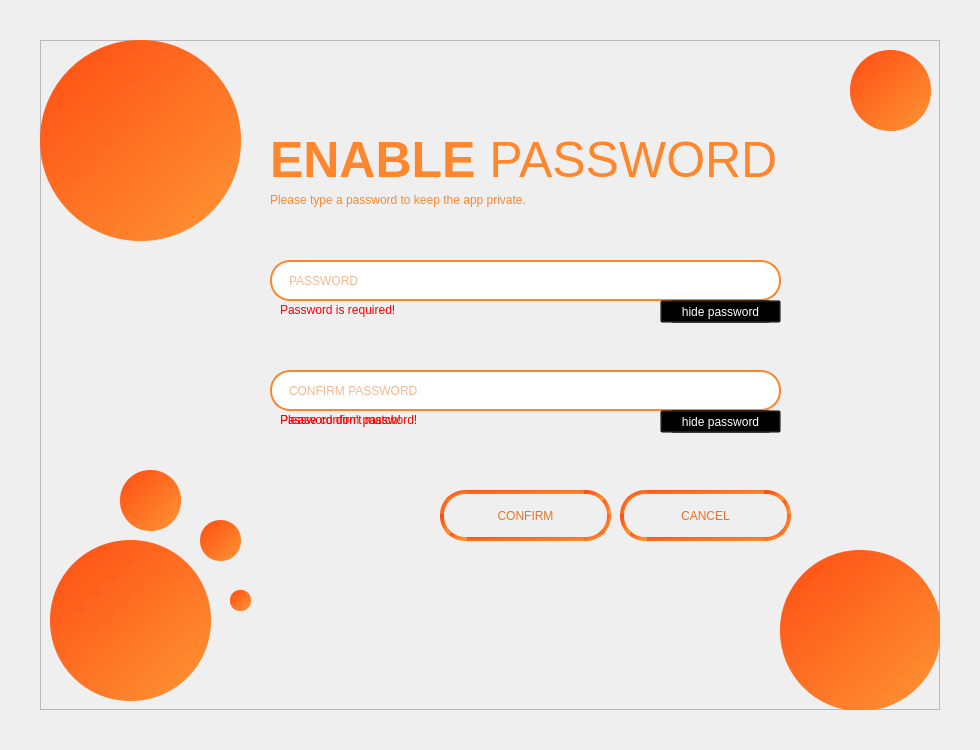
                   <widget class="QWidget" name="enable">
                    <property name="styleSheet">
                     <string notr="true">*{
font: 20pt &quot;Calibri&quot;;
}</string>
                    </property>
                    <layout class="QGridLayout" name="gridLayout_12">
                     <property name="leftMargin">
                      <number>0</number>
                     </property>
                     <property name="topMargin">
                      <number>0</number>
                     </property>
                     <property name="rightMargin">
                      <number>0</number>
                     </property>
                     <property name="bottomMargin">
                      <number>0</number>
                     </property>
                     <property name="spacing">
                      <number>0</number>
                     </property>
                     <item row="0" column="0">
                      <layout class="QGridLayout" name="gridLayout_11">
                       <property name="spacing">
                        <number>0</number>
                       </property>
                       <item row="1" column="0">
                        <spacer name="horizontalSpacer_5">
                         <property name="orientation">
                          <enum>Qt::Horizontal</enum>
                         </property>
                         <property name="sizeHint" stdset="0">
                          <size>
                           <width>40</width>
                           <height>20</height>
                          </size>
                         </property>
                        </spacer>
                       </item>
                       <item row="0" column="1">
                        <spacer name="verticalSpacer_6">
                         <property name="orientation">
                          <enum>Qt::Vertical</enum>
                         </property>
                         <property name="sizeHint" stdset="0">
                          <size>
                           <width>20</width>
                           <height>40</height>
                          </size>
                         </property>
                        </spacer>
                       </item>
                       <item row="1" column="2">
                        <spacer name="horizontalSpacer_6">
                         <property name="orientation">
                          <enum>Qt::Horizontal</enum>
                         </property>
                         <property name="sizeHint" stdset="0">
                          <size>
                           <width>40</width>
                           <height>20</height>
                          </size>
                         </property>
                        </spacer>
                       </item>
                       <item row="2" column="1">
                        <spacer name="verticalSpacer_7">
                         <property name="orientation">
                          <enum>Qt::Vertical</enum>
                         </property>
                         <property name="sizeHint" stdset="0">
                          <size>
                           <width>20</width>
                           <height>40</height>
                          </size>
                         </property>
                        </spacer>
                       </item>
                       <item row="1" column="1">
                        <widget class="QFrame" name="frame_6">
                         <property name="minimumSize">
                          <size>
                           <width>900</width>
                           <height>670</height>
                          </size>
                         </property>
                         <property name="frameShape">
                          <enum>QFrame::StyledPanel</enum>
                         </property>
                         <property name="frameShadow">
                          <enum>QFrame::Raised</enum>
                         </property>
                         <widget class="QLabel" name="label_21">
                          <property name="geometry">
                           <rect>
                            <x>810</x>
                            <y>10</y>
                            <width>81</width>
                            <height>81</height>
                           </rect>
                          </property>
                          <property name="styleSheet">
                           <string notr="true">background-color: qlineargradient(spread:pad, x1:0.051, y1:0, x2:1, y2:1, stop:0 rgba(255, 78, 19, 255), stop:0.931818 rgba(254, 145, 50, 255));
border-radius: 40px;</string>
                          </property>
                          <property name="text">
                           <string/>
                          </property>
                         </widget>
                         <widget class="QLabel" name="label_13">
                          <property name="geometry">
                           <rect>
                            <x>0</x>
                            <y>0</y>
                            <width>201</width>
                            <height>201</height>
                           </rect>
                          </property>
                          <property name="styleSheet">
                           <string notr="true">background-color: qlineargradient(spread:pad, x1:0.051, y1:0, x2:1, y2:1, stop:0 rgba(255, 78, 19, 255), stop:0.931818 rgba(254, 145, 50, 255));
border-radius: 100px;</string>
                          </property>
                          <property name="text">
                           <string/>
                          </property>
                         </widget>
                         <widget class="QLabel" name="label_14">
                          <property name="geometry">
                           <rect>
                            <x>740</x>
                            <y>510</y>
                            <width>161</width>
                            <height>161</height>
                           </rect>
                          </property>
                          <property name="styleSheet">
                           <string notr="true">background-color: qlineargradient(spread:pad, x1:0.051, y1:0, x2:1, y2:1, stop:0 rgba(255, 78, 19, 255), stop:0.931818 rgba(254, 145, 50, 255));
border-radius: 80px;</string>
                          </property>
                          <property name="text">
                           <string/>
                          </property>
                         </widget>
                         <widget class="QLabel" name="label_22">
                          <property name="geometry">
                           <rect>
                            <x>10</x>
                            <y>500</y>
                            <width>161</width>
                            <height>161</height>
                           </rect>
                          </property>
                          <property name="styleSheet">
                           <string notr="true">background-color: qlineargradient(spread:pad, x1:0.051, y1:0, x2:1, y2:1, stop:0 rgba(255, 78, 19, 255), stop:0.931818 rgba(254, 145, 50, 255));
border-radius: 80px;</string>
                          </property>
                          <property name="text">
                           <string/>
                          </property>
                         </widget>
                         <widget class="QLabel" name="label_23">
                          <property name="geometry">
                           <rect>
                            <x>80</x>
                            <y>430</y>
                            <width>61</width>
                            <height>61</height>
                           </rect>
                          </property>
                          <property name="styleSheet">
                           <string notr="true">background-color: qlineargradient(spread:pad, x1:0.051, y1:0, x2:1, y2:1, stop:0 rgba(255, 78, 19, 255), stop:0.931818 rgba(254, 145, 50, 255));
border-radius: 30px;</string>
                          </property>
                          <property name="text">
                           <string/>
                          </property>
                         </widget>
                         <widget class="QLabel" name="label_15">
                          <property name="geometry">
                           <rect>
                            <x>160</x>
                            <y>480</y>
                            <width>41</width>
                            <height>41</height>
                           </rect>
                          </property>
                          <property name="styleSheet">
                           <string notr="true">background-color: qlineargradient(spread:pad, x1:0.051, y1:0, x2:1, y2:1, stop:0 rgba(255, 78, 19, 255), stop:0.931818 rgba(254, 145, 50, 255));
border-radius: 20px;</string>
                          </property>
                          <property name="text">
                           <string/>
                          </property>
                         </widget>
                         <widget class="QLabel" name="label_17">
                          <property name="geometry">
                           <rect>
                            <x>190</x>
                            <y>550</y>
                            <width>21</width>
                            <height>21</height>
                           </rect>
                          </property>
                          <property name="styleSheet">
                           <string notr="true">background-color: qlineargradient(spread:pad, x1:0.051, y1:0, x2:1, y2:1, stop:0 rgba(255, 78, 19, 255), stop:0.931818 rgba(254, 145, 50, 255));
border-radius: 10px;</string>
                          </property>
                          <property name="text">
                           <string/>
                          </property>
                         </widget>
                         <widget class="QLabel" name="label_16">
                          <property name="geometry">
                           <rect>
                            <x>230</x>
                            <y>90</y>
                            <width>511</width>
                            <height>61</height>
                           </rect>
                          </property>
                          <property name="styleSheet">
                           <string notr="true">color: rgb(254, 135, 45);
font-size: 50px;</string>
                          </property>
                          <property name="text">
                           <string>&lt;html&gt;&lt;head/&gt;&lt;body&gt;&lt;p&gt;&lt;span style=&quot; font-weight:600;&quot;&gt;ENABLE&lt;/span&gt; PASSWORD&lt;/p&gt;&lt;/body&gt;&lt;/html&gt;</string>
                          </property>
                         </widget>
                         <widget class="QLabel" name="label_18">
                          <property name="geometry">
                           <rect>
                            <x>230</x>
                            <y>140</y>
                            <width>541</width>
                            <height>41</height>
                           </rect>
                          </property>
                          <property name="styleSheet">
                           <string notr="true">color: rgb(254, 135, 45);
</string>
                          </property>
                          <property name="text">
                           <string>&lt;html&gt;&lt;head/&gt;&lt;body&gt;&lt;p&gt;Please type a password to keep the app private.&lt;/p&gt;&lt;/body&gt;&lt;/html&gt;</string>
                          </property>
                         </widget>
                         <widget class="QLineEdit" name="lineEdit_2">
                          <property name="geometry">
                           <rect>
                            <x>230</x>
                            <y>220</y>
                            <width>511</width>
                            <height>41</height>
                           </rect>
                          </property>
                          <property name="styleSheet">
                           <string notr="true">border: 2px solid rgb(254, 133, 44);
color: rgb(230, 116, 38);
border-radius: 20px;
padding-left: 15px;</string>
                          </property>
                          <property name="echoMode">
                           <enum>QLineEdit::Password</enum>
                          </property>
                          <property name="placeholderText">
                           <string>PASSWORD</string>
                          </property>
                          <property name="clearButtonEnabled">
                           <bool>true</bool>
                          </property>
                         </widget>
                         <widget class="QLineEdit" name="lineEdit_3">
                          <property name="geometry">
                           <rect>
                            <x>230</x>
                            <y>330</y>
                            <width>511</width>
                            <height>41</height>
                           </rect>
                          </property>
                          <property name="styleSheet">
                           <string notr="true">border: 2px solid rgb(254, 133, 44);
color: rgb(230, 116, 38);
border-radius: 20px;
padding-left: 15px;</string>
                          </property>
                          <property name="echoMode">
                           <enum>QLineEdit::Password</enum>
                          </property>
                          <property name="placeholderText">
                           <string>CONFIRM PASSWORD</string>
                          </property>
                          <property name="clearButtonEnabled">
                           <bool>true</bool>
                          </property>
                         </widget>
                         <widget class="QLabel" name="label_19">
                          <property name="geometry">
                           <rect>
                            <x>240</x>
                            <y>250</y>
                            <width>141</width>
                            <height>41</height>
                           </rect>
                          </property>
                          <property name="styleSheet">
                           <string notr="true">background: transparent;
color: rgb(255, 0, 0);
font: 10pt &quot;Nirmala UI&quot;;</string>
                          </property>
                          <property name="text">
                           <string>&lt;html&gt;&lt;head/&gt;&lt;body&gt;&lt;p&gt;Password is required!&lt;/p&gt;&lt;/body&gt;&lt;/html&gt;</string>
                          </property>
                         </widget>
                         <widget class="QLabel" name="label_20">
                          <property name="geometry">
                           <rect>
                            <x>240</x>
                            <y>360</y>
                            <width>161</width>
                            <height>41</height>
                           </rect>
                          </property>
                          <property name="styleSheet">
                           <string notr="true">background: transparent;
color: rgb(255, 0, 0);
font: 10pt &quot;Nirmala UI&quot;;</string>
                          </property>
                          <property name="text">
                           <string>&lt;html&gt;&lt;head/&gt;&lt;body&gt;&lt;p&gt;Please confirm password!&lt;/p&gt;&lt;/body&gt;&lt;/html&gt;</string>
                          </property>
                         </widget>
                         <widget class="QLabel" name="label_24">
                          <property name="geometry">
                           <rect>
                            <x>240</x>
                            <y>370</y>
                            <width>161</width>
                            <height>21</height>
                           </rect>
                          </property>
                          <property name="styleSheet">
                           <string notr="true">background: transparent;
color: rgb(255, 0, 0);
font: 10pt &quot;Nirmala UI&quot;;</string>
                          </property>
                          <property name="text">
                           <string>&lt;html&gt;&lt;head/&gt;&lt;body&gt;&lt;p&gt;Password don't match!&lt;/p&gt;&lt;/body&gt;&lt;/html&gt;</string>
                          </property>
                         </widget>
                         <widget class="QPushButton" name="pushButton_14">
                          <property name="geometry">
                           <rect>
                            <x>630</x>
                            <y>260</y>
                            <width>101</width>
                            <height>23</height>
                           </rect>
                          </property>
                          <property name="styleSheet">
                           <string notr="true">QPushButton {
background: transparent;
color: rgb(255, 255, 255);
font: 10pt &quot;Nirmala UI&quot;;}

QPushButton::hover {
color: rgb(254, 137, 46)
}</string>
                          </property>
                          <property name="text">
                           <string>show password</string>
                          </property>
                         </widget>
                         <widget class="QPushButton" name="pushButton_15">
                          <property name="geometry">
                           <rect>
                            <x>630</x>
                            <y>370</y>
                            <width>101</width>
                            <height>23</height>
                           </rect>
                          </property>
                          <property name="styleSheet">
                           <string notr="true">QPushButton {
background: transparent;
color: rgb(255, 255, 255);
font: 10pt &quot;Nirmala UI&quot;;}

QPushButton::hover {
color: rgb(254, 137, 46)
}</string>
                          </property>
                          <property name="text">
                           <string>show password</string>
                          </property>
                         </widget>
                         <widget class="QPushButton" name="pushButton_16">
                          <property name="geometry">
                           <rect>
                            <x>620</x>
                            <y>260</y>
                            <width>121</width>
                            <height>23</height>
                           </rect>
                          </property>
                          <property name="styleSheet">
                           <string notr="true">QPushButton {
background: transparent;
color: rgb(255, 255, 255);
font: 10pt &quot;Nirmala UI&quot;;}

QPushButton::hover {
color: rgb(254, 137, 46)
}</string>
                          </property>
                          <property name="text">
                           <string>hide password</string>
                          </property>
                         </widget>
                         <widget class="QPushButton" name="pushButton_17">
                          <property name="geometry">
                           <rect>
                            <x>620</x>
                            <y>370</y>
                            <width>121</width>
                            <height>23</height>
                           </rect>
                          </property>
                          <property name="styleSheet">
                           <string notr="true">QPushButton {
background: transparent;
color: rgb(255, 255, 255);
font: 10pt &quot;Nirmala UI&quot;;}

QPushButton::hover {
color: rgb(254, 137, 46)
}</string>
                          </property>
                          <property name="text">
                           <string>hide password</string>
                          </property>
                         </widget>
                         <widget class="QPushButton" name="pushButton_18">
                          <property name="geometry">
                           <rect>
                            <x>400</x>
                            <y>450</y>
                            <width>171</width>
                            <height>51</height>
                           </rect>
                          </property>
                          <property name="styleSheet">
                           <string notr="true">QPushButton {border: 3.5px solid qlineargradient(spread:pad, x1:0.051, y1:0, x2:1, y2:1, stop:0 rgba(255, 78, 19, 255), stop:0.931818 rgba(254, 145, 50, 255));
color: rgb(230, 116, 38);
border-radius: 25px;
font: 75 12pt &quot;MS Shell Dlg 2&quot;;
}
QPushButton::hover {
	
	color: rgb(0, 0, 0);
	background-color: rgb(25, 255, 0);

}</string>
                          </property>
                          <property name="text">
                           <string>CONFIRM</string>
                          </property>
                         </widget>
                         <widget class="QPushButton" name="pushButton_19">
                          <property name="geometry">
                           <rect>
                            <x>580</x>
                            <y>450</y>
                            <width>171</width>
                            <height>51</height>
                           </rect>
                          </property>
                          <property name="styleSheet">
                           <string notr="true">QPushButton {border: 3.5px solid qlineargradient(spread:pad, x1:0.051, y1:0, x2:1, y2:1, stop:0 rgba(255, 78, 19, 255), stop:0.931818 rgba(254, 145, 50, 255));
color: rgb(230, 116, 38);
border-radius: 25px;
font: 75 12pt &quot;MS Shell Dlg 2&quot;;
}
QPushButton::hover {
	background-color: rgb(239, 0, 0);
	
	color: rgb(0, 0, 0);
}</string>
                          </property>
                          <property name="text">
                           <string>CANCEL</string>
                          </property>
                         </widget>
                        </widget>
                       </item>
                      </layout>
                     </item>
                    </layout>
                   </widget>
